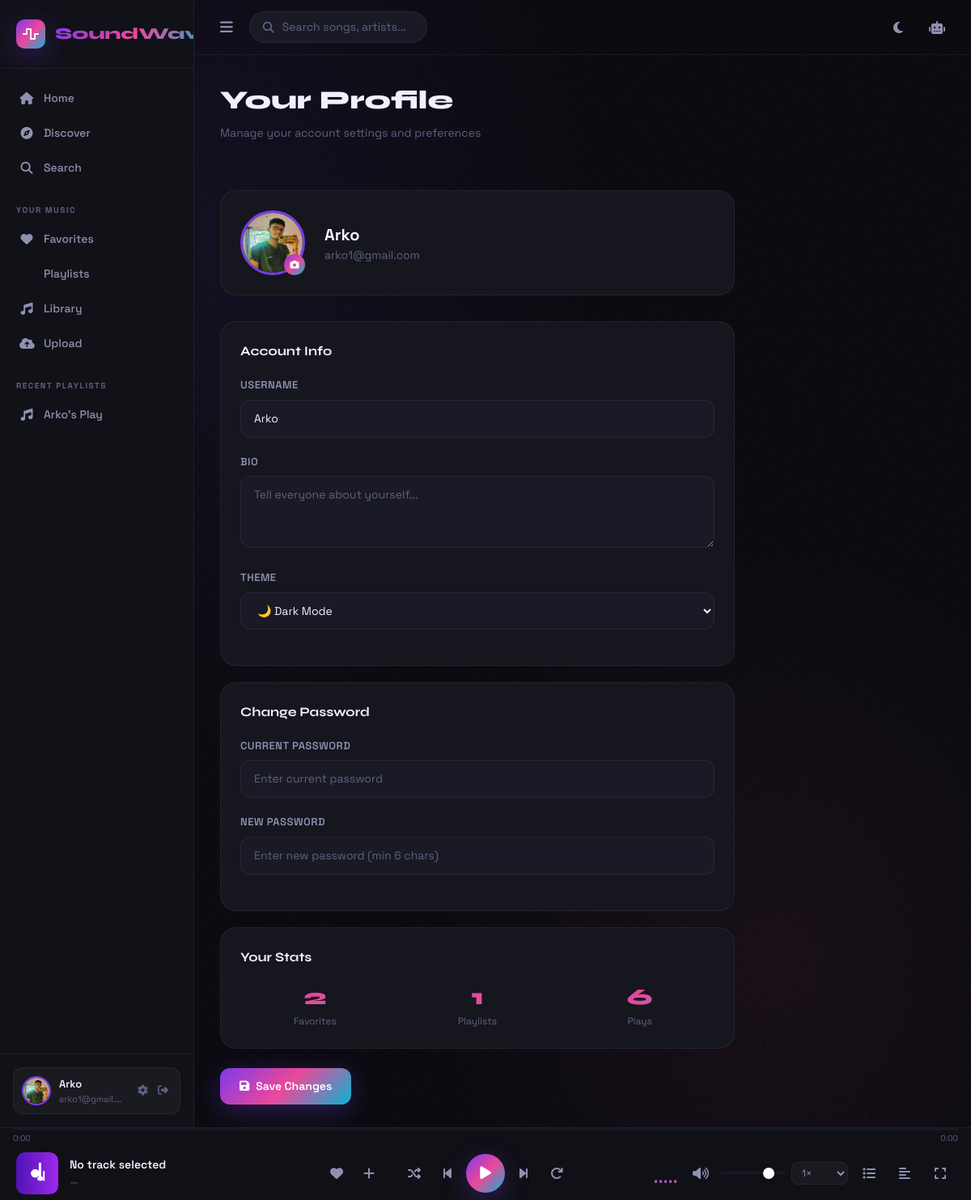
The page /auth/profile (signed in) on the database its author committed.
### app/models/playlist.py (models this page shows, shortened)
class Playlist(db.Model):
    __tablename__ = 'playlists'
    id = db.Column(db.Integer, primary_key=True)
    name = db.Column(db.String(200), nullable=False)
    description = db.Column(db.String(500), default='')
    cover_path = db.Column(db.String(500), default='default_playlist.jpg')
    user_id = db.Column(db.Integer, db.ForeignKey('users.id'), nullable=False)
    is_public = db.Column(db.Boolean, default=True)
    created_at = db.Column(db.DateTime, default=datetime.utcnow)
    updated_at = db.Column(db.DateTime, default=datetime.utcnow, onupdate=datetime.utcnow)
    playlist_songs = db.relationship(
        'PlaylistSong',
        backref='playlist',
        lazy='dynamic',
        cascade='all, delete-orphan',
        order_by='PlaylistSong.position'
    )

### app/models/user.py (models this page shows, shortened)
class User(UserMixin, db.Model):
    __tablename__ = 'users'
    id = db.Column(db.Integer, primary_key=True)
    username = db.Column(db.String(64), unique=True, nullable=False, index=True)
    email = db.Column(db.String(120), unique=True, nullable=False, index=True)
    password_hash = db.Column(db.String(256), nullable=False)
    avatar = db.Column(db.String(256), default='default_avatar.png')
    bio = db.Column(db.String(500), default='')
    is_admin = db.Column(db.Boolean, default=False)
    is_active = db.Column(db.Boolean, default=True)
    theme = db.Column(db.String(10), default='dark')
    created_at = db.Column(db.DateTime, default=datetime.utcnow)
    last_seen = db.Column(db.DateTime, default=datetime.utcnow)
    playlists = db.relationship('Playlist', backref='owner', lazy='dynamic', cascade='all, delete-orphan')
    favorites = db.relationship('Favorite', backref='user', lazy='dynamic', cascade='all, delete-orphan')
    history = db.relationship('PlayHistory', backref='user', lazy='dynamic', cascade='all, delete-orphan')
    uploaded_songs = db.relationship('Song', backref='uploader', lazy='dynamic')

### app/routes/auth.py (the view, shortened to what this page needs)
@auth_bp.route('/profile', methods=['GET', 'POST'])
@login_required
def profile():
    return render_template('auth/profile.html')

### app/models/user.py (called while the page is built)
@login_manager.user_loader
def load_user(user_id):
    return User.query.get(int(user_id))

### app/templates/auth/profile.html (shortened to what this page needs)
{% extends 'base.html' %}
{% block content %}
<div class="page-header">
  <h1 class="page-header-title">Your Profile</h1>
  <p class="page-header-sub">Manage your account settings and preferences</p>
</div>
<div class="page-section" style="max-width:700px">
  <form method="POST" action="{{ url_for('auth.profile') }}" enctype="multipart/form-data">
    <div style="display:flex;align-items:center;gap:24px;margin-bottom:32px;padding:24px;background:var(--bg-card);border:1px solid var(--border);border-radius:var(--radius-lg)">
      <div style="position:relative">
        <img src="{{ url_for('player.avatar', filename=current_user.avatar) }}" alt="Avatar"
             id="avatarPreview"
             style="width:80px;height:80px;border-radius:50%;object-fit:cover;border:3px solid var(--accent)"
             onerror="this.src='/static/images/default_avatar.png'">
        <label for="avatarInput" style="position:absolute;bottom:0;right:0;width:26px;height:26px;background:var(--gradient);border-radius:50%;display:flex;align-items:center;justify-content:center;cursor:pointer;font-size:11px;color:white">
          <i class="fas fa-camera"></i>
        </label>
      </div>
      <div>
        <div style="font-size:20px;font-weight:700">{{ current_user.username }}</div>
        <div style="color:var(--text-muted);font-size:14px">{{ current_user.email }}</div>
      </div>
    </div>
    <div style="background:var(--bg-card);border:1px solid var(--border);border-radius:var(--radius-lg);padding:24px;margin-bottom:20px">
      <h3 style="font-family:var(--font-display);font-size:16px;font-weight:700;margin-bottom:20px">Account Info</h3>
      <div class="form-group">
        <label class="form-label">Username</label>
        <input type="text" name="username" class="form-control" value="{{ current_user.username }}" required>
      </div>
      <div class="form-group">
        <label class="form-label">Bio</label>
        <textarea name="bio" class="form-control" rows="3" placeholder="Tell everyone about yourself...">{{ current_user.bio }}</textarea>
      </div>
      <div class="form-group">
        <label class="form-label">Theme</label>
        <select name="theme" class="form-control">
          <option value="dark" {% if current_user.theme == 'dark' %}selected{% endif %}>🌙 Dark Mode</option>
        </select>
      </div>
    </div>
    <div style="background:var(--bg-card);border:1px solid var(--border);border-radius:var(--radius-lg);padding:24px;margin-bottom:20px">
      <h3 style="font-family:var(--font-display);font-size:16px;font-weight:700;margin-bottom:20px">Change Password</h3>
      <div class="form-group">
        <label class="form-label">Current Password</label>
        <input type="password" name="current_password" class="form-control" placeholder="Enter current password">
      </div>
      <div class="form-group">
        <label class="form-label">New Password</label>
        <input type="password" name="new_password" class="form-control" placeholder="Enter new password (min 6 chars)">
      </div>
    </div>
    <div style="background:var(--bg-card);border:1px solid var(--border);border-radius:var(--radius-lg);padding:24px;margin-bottom:24px">
      <h3 style="font-family:var(--font-display);font-size:16px;font-weight:700;margin-bottom:16px">Your Stats</h3>
      <div style="display:grid;grid-template-columns:repeat(3,1fr);gap:16px">
        <div style="text-align:center">
          <div style="font-family:var(--font-display);font-size:28px;font-weight:800;background:var(--gradient);-webkit-background-clip:text;-webkit-text-fill-color:transparent;background-clip:text">{{ current_user.favorites.count() }}</div>
          <div style="font-size:12px;color:var(--text-muted)">Favorites</div>
        </div>
        <div style="text-align:center">
          <div style="font-family:var(--font-display);font-size:28px;font-weight:800;background:var(--gradient);-webkit-background-clip:text;-webkit-text-fill-color:transparent;background-clip:text">{{ current_user.playlists.count() }}</div>
          <div style="font-size:12px;color:var(--text-muted)">Playlists</div>
        </div>
        <div style="text-align:center">
          <div style="font-family:var(--font-display);font-size:28px;font-weight:800;background:var(--gradient);-webkit-background-clip:text;-webkit-text-fill-color:transparent;background-clip:text">{{ current_user.history.count() }}</div>
          <div style="font-size:12px;color:var(--text-muted)">Plays</div>
        </div>
      </div>
    </div>
    <button type="submit" class="btn btn-primary"><i class="fas fa-save"></i> Save Changes</button>
  </form>
</div>
{% endblock %}

### app/templates/base.html (shortened to what this page needs)
<!DOCTYPE html>
<html lang="en" data-theme="{{ current_user.theme if current_user.is_authenticated else 'dark' }}">
<head>
  <script src="https://cdn.tailwindcss.com"></script>
  <link rel="stylesheet" href="https://cdnjs.cloudflare.com/ajax/libs/font-awesome/6.5.0/css/all.min.css">
  <link rel="stylesheet" href="{{ url_for('static', filename='css/main.css') }}">
</head>
<body class="sw-body">
<div class="app-shell" id="appShell">
  <aside class="sidebar" id="sidebar">
    <div class="sidebar-logo">
      <div class="logo-icon">
        <i class="fas fa-wave-square"></i>
      </div>
      <span class="logo-text">SoundWave</span>
    </div>
    <nav class="sidebar-nav">
      <div class="nav-section">
        <a href="{{ url_for('main.index') }}" class="nav-item {% if request.endpoint == 'main.index' %}active{% endif %}">
          <i class="fas fa-home"></i><span>Home</span>
        </a>
        <a href="{{ url_for('main.discover') }}" class="nav-item {% if request.endpoint == 'main.discover' %}active{% endif %}">
          <i class="fas fa-compass"></i><span>Discover</span>
        </a>
        <a href="{{ url_for('main.search') }}" class="nav-item {% if request.endpoint == 'main.search' %}active{% endif %}">
          <i class="fas fa-search"></i><span>Search</span>
        </a>
      </div>
      {% if current_user.is_authenticated %}
      <div class="nav-section">
        <div class="nav-label">Your Music</div>
        <a href="{{ url_for('library.favorites') }}" class="nav-item {% if request.endpoint == 'library.favorites' %}active{% endif %}">
          <i class="fas fa-heart"></i><span>Favorites</span>
        </a>
        <a href="{{ url_for('playlist.index') }}" class="nav-item {% if request.endpoint == 'playlist.index' %}active{% endif %}">
          <span>Playlists</span>
        </a>
        <a href="{{ url_for('library.index') }}" class="nav-item {% if request.endpoint == 'library.index' %}active{% endif %}">
          <i class="fas fa-music"></i><span>Library</span>
        </a>
        <a href="{{ url_for('library.upload') }}" class="nav-item {% if request.endpoint == 'library.upload' %}active{% endif %}">
          <i class="fas fa-cloud-upload-alt"></i><span>Upload</span>
        </a>
      </div>
      {% if current_user.playlists.count() > 0 %}
      <div class="nav-section">
        <div class="nav-label">Recent Playlists</div>
        {% for pl in current_user.playlists.limit(5).all() %}
        <a href="{{ url_for('playlist.view', playlist_id=pl.id) }}" class="nav-item playlist-item">
          <i class="fas fa-music"></i>
          <span>{{ pl.name|truncate(20) }}</span>
        </a>
        {% endfor %}
      </div>
      {% endif %}
      {% endif %}
    </nav>
    <div class="sidebar-bottom">
      {% if current_user.is_authenticated %}
      <div class="user-card">
        <img src="{{ url_for('player.avatar', filename=current_user.avatar) }}"
             alt="{{ current_user.username }}" class="user-avatar" onerror="this.src='/static/images/default_avatar.png'">
        <div class="user-info">
          <span class="user-name">{{ current_user.username }}</span>
          <span class="user-email">{{ current_user.email }}</span>
        </div>
        <div class="user-actions">
          <a href="{{ url_for('auth.profile') }}" title="Profile"><i class="fas fa-cog"></i></a>
          <a href="{{ url_for('auth.logout') }}" title="Logout"><i class="fas fa-sign-out-alt"></i></a>
        </div>
      </div>
      {% else %}
      <div class="auth-cta">
        <a href="{{ url_for('auth.login') }}" class="btn-login">Sign In</a>
        <a href="{{ url_for('auth.register') }}" class="btn-register">Sign Up</a>
      </div>
      {% endif %}
    </div>
  </aside>
  <main class="main-content" id="mainContent">
    <div class="topbar">
      <div class="topbar-left">
        <button class="sidebar-toggle" id="sidebarToggle" onclick="toggleSidebar()">
          <i class="fas fa-bars"></i>
        </button>
        <div class="search-bar-mini" onclick="window.location='{{ url_for('main.search') }}'">
          <i class="fas fa-search"></i>
          <span>Search songs, artists...</span>
        </div>
      </div>
      <div class="topbar-right">
        <button class="icon-btn" onclick="toggleTheme()" title="Toggle theme">
          <i class="fas fa-moon" id="themeIcon"></i>
        </button>
        <button class="icon-btn" onclick="toggleAIChat()" title="AI Assistant">
          <i class="fas fa-robot"></i>
        </button>
      </div>
    </div>
    <div class="page-content">
      {% block content %}{% endblock %}
    </div>
  </main>
</div>
<div class="music-player" id="musicPlayer">
  <div class="player-progress" id="playerProgressContainer">
    <div class="progress-bar-full" id="progressBarFull">
    </div>
    <div class="progress-time">
      <span id="currentTime">0:00</span>
      <span id="totalTime">0:00</span>
    </div>
  </div>
  <div class="player-main">
    <div class="now-playing" id="nowPlaying">
      <div class="now-playing-cover" id="nowPlayingCover">
        <img src="/static/images/default_cover.jpg" alt="cover" id="playerCoverImg" onerror="this.src='/static/images/default_cover.jpg'">
      </div>
      <div class="now-playing-info">
        <div class="song-title" id="playerSongTitle">No track selected</div>
        <div class="song-artist" id="playerSongArtist">—</div>
      </div>
      <div class="now-playing-actions">
        <button class="icon-btn heart-btn" id="playerFavBtn" onclick="toggleFavorite(currentSong?.id)">
          <i class="fas fa-heart"></i>
        </button>
        <button class="icon-btn" onclick="toggleAddToPlaylist()">
          <i class="fas fa-plus"></i>
        </button>
      </div>
    </div>
    <div class="player-controls">
      <button class="ctrl-btn" id="shuffleBtn" onclick="toggleShuffle()" title="Shuffle">
        <i class="fas fa-random"></i>
      </button>
      <button class="ctrl-btn" onclick="prevSong()" title="Previous">
        <i class="fas fa-step-backward"></i>
      </button>
      <button class="ctrl-btn play-btn" id="playPauseBtn" onclick="togglePlayPause()" title="Play/Pause">
        <i class="fas fa-play" id="playIcon"></i>
      </button>
      <button class="ctrl-btn" onclick="nextSong()" title="Next">
        <i class="fas fa-step-forward"></i>
      </button>
      <button class="ctrl-btn" id="repeatBtn" onclick="toggleRepeat()" title="Repeat">
        <i class="fas fa-redo"></i>
      </button>
    </div>
    <div class="player-right">
      <div class="visualizer" id="visualizer">
        <div class="bar"></div><div class="bar"></div><div class="bar"></div>
        <div class="bar"></div><div class="bar"></div>
      </div>
      <div class="volume-control">
        <button class="icon-btn" onclick="toggleMute()" id="muteBtn">
          <i class="fas fa-volume-up" id="volumeIcon"></i>
        </button>
        <input type="range" class="volume-slider" id="volumeSlider" min="0" max="100" value="80">
      </div>
      <select class="speed-select" id="speedSelect" onchange="changeSpeed(this.value)" title="Playback speed">
        <option value="1" selected>1×</option>
      </select>
      <button class="icon-btn" onclick="toggleQueue()" title="Queue">
        <i class="fas fa-list"></i>
      </button>
      <button class="icon-btn" onclick="toggleLyrics()" title="Lyrics">
        <i class="fas fa-align-left"></i>
      </button>
      <button class="icon-btn" onclick="toggleFullscreen()" title="Fullscreen">
        <i class="fas fa-expand"></i>
      </button>
    </div>
  </div>
</div>
</body>
</html>

### rows shown on the page
Playlist: name "Arko's Play"
User: avatar (picture), username "Arko", email "arko1@gmail.…", email "arko1@gmail.com", theme "🌙 Dark Mode"

### other values the page prints
{{ current_user.favorites.count() }} "2"
{{ current_user.playlists.count() }} "1"
{{ current_user.history.count() }} "6"
